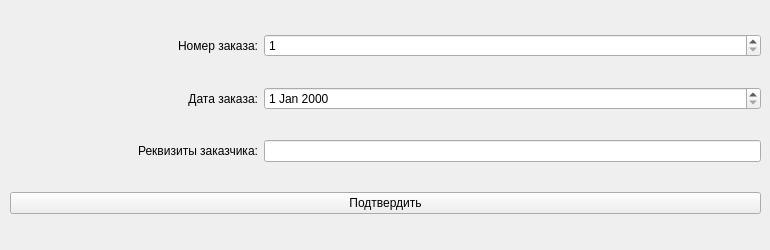
<?xml version="1.0" encoding="UTF-8"?>
<ui version="4.0">
 <class>AddingOrderWidget</class>
 <widget class="QWidget" name="AddingOrderWidget">
  <property name="geometry">
   <rect>
    <x>0</x>
    <y>0</y>
    <width>770</width>
    <height>250</height>
   </rect>
  </property>
  <property name="minimumSize">
   <size>
    <width>300</width>
    <height>100</height>
   </size>
  </property>
  <property name="windowTitle">
   <string>Form</string>
  </property>
  <widget class="QWidget" name="gridLayoutWidget">
   <property name="geometry">
    <rect>
     <x>10</x>
     <y>10</y>
     <width>751</width>
     <height>231</height>
    </rect>
   </property>
   <layout class="QGridLayout" name="gridLayout">
    <item row="3" column="0" colspan="3">
     <widget class="QPushButton" name="confirmButton">
      <property name="text">
       <string>Подтвердить</string>
      </property>
     </widget>
    </item>
    <item row="2" column="1" colspan="2">
     <widget class="QLineEdit" name="ordererNameEditLine"/>
    </item>
    <item row="0" column="0">
     <widget class="QLabel" name="label_2">
      <property name="text">
       <string>Номер заказа:</string>
      </property>
      <property name="alignment">
       <set>Qt::AlignRight|Qt::AlignTrailing|Qt::AlignVCenter</set>
      </property>
     </widget>
    </item>
    <item row="0" column="1" colspan="2">
     <widget class="QSpinBox" name="OrderNum">
      <property name="minimum">
       <number>1</number>
      </property>
      <property name="maximum">
       <number>999999</number>
      </property>
     </widget>
    </item>
    <item row="1" column="0">
     <widget class="QLabel" name="label">
      <property name="text">
       <string>Дата заказа:</string>
      </property>
      <property name="alignment">
       <set>Qt::AlignRight|Qt::AlignTrailing|Qt::AlignVCenter</set>
      </property>
     </widget>
    </item>
    <item row="2" column="0">
     <widget class="QLabel" name="label_3">
      <property name="text">
       <string>Реквизиты заказчика:</string>
      </property>
      <property name="alignment">
       <set>Qt::AlignRight|Qt::AlignTrailing|Qt::AlignVCenter</set>
      </property>
     </widget>
    </item>
    <item row="1" column="1" colspan="2">
     <widget class="QDateEdit" name="dateEdit"/>
    </item>
   </layout>
  </widget>
 </widget>
 <resources/>
 <connections/>
</ui>
